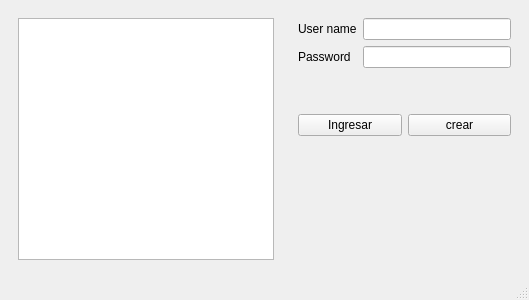
<?xml version="1.0" encoding="UTF-8"?>
<ui version="4.0">
 <class>MainWindow</class>
 <widget class="QMainWindow" name="MainWindow">
  <property name="geometry">
   <rect>
    <x>0</x>
    <y>0</y>
    <width>529</width>
    <height>300</height>
   </rect>
  </property>
  <property name="windowTitle">
   <string>MainWindow</string>
  </property>
  <widget class="QWidget" name="centralwidget">
   <layout class="QGridLayout" name="gridLayout_2">
    <item row="0" column="0">
     <widget class="QWidget" name="widget_2" native="true">
      <layout class="QGridLayout" name="gridLayout_3">
       <item row="0" column="0">
        <widget class="QGraphicsView" name="escena"/>
       </item>
      </layout>
     </widget>
    </item>
    <item row="0" column="1">
     <widget class="QWidget" name="widget" native="true">
      <layout class="QGridLayout" name="gridLayout">
       <item row="1" column="0">
        <widget class="QLabel" name="respuesta">
         <property name="text">
          <string/>
         </property>
        </widget>
       </item>
       <item row="0" column="0">
        <layout class="QVBoxLayout" name="caja_ingreso_creacion">
         <item>
          <layout class="QFormLayout" name="name_password">
           <item row="0" column="0">
            <widget class="QLabel" name="user_name">
             <property name="text">
              <string>User name</string>
             </property>
            </widget>
           </item>
           <item row="0" column="1">
            <widget class="QLineEdit" name="username"/>
           </item>
           <item row="1" column="0">
            <widget class="QLabel" name="password">
             <property name="text">
              <string>Password</string>
             </property>
            </widget>
           </item>
           <item row="1" column="1">
            <widget class="QLineEdit" name="pw"/>
           </item>
          </layout>
         </item>
         <item>
          <layout class="QHBoxLayout" name="botones_ingresar_crear">
           <item>
            <widget class="QPushButton" name="ingresar">
             <property name="text">
              <string>Ingresar</string>
             </property>
            </widget>
           </item>
           <item>
            <widget class="QPushButton" name="crearU">
             <property name="text">
              <string>crear</string>
             </property>
            </widget>
           </item>
          </layout>
         </item>
        </layout>
       </item>
      </layout>
     </widget>
    </item>
   </layout>
  </widget>
  <widget class="QMenuBar" name="menubar">
   <property name="geometry">
    <rect>
     <x>0</x>
     <y>0</y>
     <width>529</width>
     <height>20</height>
    </rect>
   </property>
  </widget>
  <widget class="QStatusBar" name="statusbar"/>
 </widget>
 <tabstops>
  <tabstop>escena</tabstop>
 </tabstops>
 <resources/>
 <connections/>
</ui>
